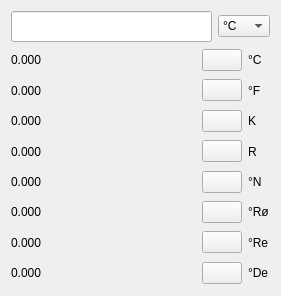
<?xml version="1.0" encoding="UTF-8"?>
<ui version="4.0">
 <class>Widget</class>
 <widget class="QWidget" name="Widget">
  <property name="geometry">
   <rect>
    <x>0</x>
    <y>0</y>
    <width>281</width>
    <height>296</height>
   </rect>
  </property>
  <property name="windowTitle">
   <string>Conversor de temperatura</string>
  </property>
  <layout class="QVBoxLayout" name="verticalLayout">
   <item>
    <layout class="QHBoxLayout" name="horizontalLayout">
     <property name="sizeConstraint">
      <enum>QLayout::SizeConstraint::SetFixedSize</enum>
     </property>
     <item>
      <widget class="QLineEdit" name="lineEdit">
       <property name="font">
        <font>
         <pointsize>14</pointsize>
        </font>
       </property>
      </widget>
     </item>
     <item>
      <widget class="QComboBox" name="comboBox">
       <item>
        <property name="text">
         <string>°C</string>
        </property>
       </item>
       <item>
        <property name="text">
         <string>°F</string>
        </property>
       </item>
       <item>
        <property name="text">
         <string>K</string>
        </property>
       </item>
       <item>
        <property name="text">
         <string>R</string>
        </property>
       </item>
       <item>
        <property name="text">
         <string>°N</string>
        </property>
       </item>
       <item>
        <property name="text">
         <string>°Rø</string>
        </property>
       </item>
       <item>
        <property name="text">
         <string>°Ré</string>
        </property>
       </item>
       <item>
        <property name="text">
         <string>°De</string>
        </property>
       </item>
      </widget>
     </item>
    </layout>
   </item>
   <item>
    <layout class="QGridLayout" name="gridLayout">
     <property name="sizeConstraint">
      <enum>QLayout::SizeConstraint::SetMinimumSize</enum>
     </property>
     <item row="1" column="2">
      <widget class="QLabel" name="label_2">
       <property name="sizePolicy">
        <sizepolicy hsizetype="Fixed" vsizetype="Expanding">
         <horstretch>0</horstretch>
         <verstretch>0</verstretch>
        </sizepolicy>
       </property>
       <property name="text">
        <string>°F</string>
       </property>
      </widget>
     </item>
     <item row="7" column="0">
      <widget class="QLabel" name="labelDe">
       <property name="text">
        <string>0.000</string>
       </property>
      </widget>
     </item>
     <item row="0" column="2">
      <widget class="QLabel" name="label_1">
       <property name="sizePolicy">
        <sizepolicy hsizetype="Fixed" vsizetype="Expanding">
         <horstretch>0</horstretch>
         <verstretch>0</verstretch>
        </sizepolicy>
       </property>
       <property name="text">
        <string>°C</string>
       </property>
      </widget>
     </item>
     <item row="2" column="2">
      <widget class="QLabel" name="label_3">
       <property name="sizePolicy">
        <sizepolicy hsizetype="Fixed" vsizetype="Expanding">
         <horstretch>0</horstretch>
         <verstretch>0</verstretch>
        </sizepolicy>
       </property>
       <property name="text">
        <string>K</string>
       </property>
      </widget>
     </item>
     <item row="5" column="0">
      <widget class="QLabel" name="labelRo">
       <property name="text">
        <string>0.000</string>
       </property>
      </widget>
     </item>
     <item row="6" column="0">
      <widget class="QLabel" name="labelRe">
       <property name="text">
        <string>0.000</string>
       </property>
      </widget>
     </item>
     <item row="5" column="2">
      <widget class="QLabel" name="label_6">
       <property name="sizePolicy">
        <sizepolicy hsizetype="Fixed" vsizetype="Expanding">
         <horstretch>0</horstretch>
         <verstretch>0</verstretch>
        </sizepolicy>
       </property>
       <property name="text">
        <string>°Rø</string>
       </property>
      </widget>
     </item>
     <item row="7" column="2">
      <widget class="QLabel" name="label_8">
       <property name="sizePolicy">
        <sizepolicy hsizetype="Fixed" vsizetype="Expanding">
         <horstretch>0</horstretch>
         <verstretch>0</verstretch>
        </sizepolicy>
       </property>
       <property name="text">
        <string>°De</string>
       </property>
      </widget>
     </item>
     <item row="1" column="0">
      <widget class="QLabel" name="labelF">
       <property name="sizePolicy">
        <sizepolicy hsizetype="Preferred" vsizetype="Expanding">
         <horstretch>0</horstretch>
         <verstretch>0</verstretch>
        </sizepolicy>
       </property>
       <property name="text">
        <string>0.000</string>
       </property>
      </widget>
     </item>
     <item row="3" column="2">
      <widget class="QLabel" name="label_4">
       <property name="sizePolicy">
        <sizepolicy hsizetype="Fixed" vsizetype="Expanding">
         <horstretch>0</horstretch>
         <verstretch>0</verstretch>
        </sizepolicy>
       </property>
       <property name="text">
        <string>R</string>
       </property>
      </widget>
     </item>
     <item row="2" column="0">
      <widget class="QLabel" name="labelK">
       <property name="text">
        <string>0.000</string>
       </property>
      </widget>
     </item>
     <item row="0" column="0">
      <widget class="QLabel" name="labelC">
       <property name="sizePolicy">
        <sizepolicy hsizetype="Preferred" vsizetype="Expanding">
         <horstretch>0</horstretch>
         <verstretch>0</verstretch>
        </sizepolicy>
       </property>
       <property name="text">
        <string>0.000</string>
       </property>
      </widget>
     </item>
     <item row="3" column="0">
      <widget class="QLabel" name="labelR">
       <property name="text">
        <string>0.000</string>
       </property>
      </widget>
     </item>
     <item row="4" column="0">
      <widget class="QLabel" name="labelN">
       <property name="text">
        <string>0.000</string>
       </property>
      </widget>
     </item>
     <item row="4" column="2">
      <widget class="QLabel" name="label_5">
       <property name="sizePolicy">
        <sizepolicy hsizetype="Fixed" vsizetype="Expanding">
         <horstretch>0</horstretch>
         <verstretch>0</verstretch>
        </sizepolicy>
       </property>
       <property name="text">
        <string>°N</string>
       </property>
      </widget>
     </item>
     <item row="6" column="2">
      <widget class="QLabel" name="label_7">
       <property name="sizePolicy">
        <sizepolicy hsizetype="Fixed" vsizetype="Expanding">
         <horstretch>0</horstretch>
         <verstretch>0</verstretch>
        </sizepolicy>
       </property>
       <property name="text">
        <string>°Re</string>
       </property>
      </widget>
     </item>
     <item row="0" column="1">
      <widget class="QPushButton" name="pushButton">
       <property name="sizePolicy">
        <sizepolicy hsizetype="Fixed" vsizetype="Fixed">
         <horstretch>0</horstretch>
         <verstretch>0</verstretch>
        </sizepolicy>
       </property>
       <property name="text">
        <string/>
       </property>
       <property name="icon">
        <iconset theme="QIcon::ThemeIcon::EditCopy"/>
       </property>
      </widget>
     </item>
     <item row="1" column="1">
      <widget class="QPushButton" name="pushButton_2">
       <property name="sizePolicy">
        <sizepolicy hsizetype="Fixed" vsizetype="Fixed">
         <horstretch>0</horstretch>
         <verstretch>0</verstretch>
        </sizepolicy>
       </property>
       <property name="text">
        <string/>
       </property>
       <property name="icon">
        <iconset theme="QIcon::ThemeIcon::EditCopy"/>
       </property>
      </widget>
     </item>
     <item row="2" column="1">
      <widget class="QPushButton" name="pushButton_3">
       <property name="sizePolicy">
        <sizepolicy hsizetype="Fixed" vsizetype="Fixed">
         <horstretch>0</horstretch>
         <verstretch>0</verstretch>
        </sizepolicy>
       </property>
       <property name="text">
        <string/>
       </property>
       <property name="icon">
        <iconset theme="QIcon::ThemeIcon::EditCopy"/>
       </property>
      </widget>
     </item>
     <item row="3" column="1">
      <widget class="QPushButton" name="pushButton_4">
       <property name="sizePolicy">
        <sizepolicy hsizetype="Fixed" vsizetype="Fixed">
         <horstretch>0</horstretch>
         <verstretch>0</verstretch>
        </sizepolicy>
       </property>
       <property name="text">
        <string/>
       </property>
       <property name="icon">
        <iconset theme="QIcon::ThemeIcon::EditCopy"/>
       </property>
      </widget>
     </item>
     <item row="4" column="1">
      <widget class="QPushButton" name="pushButton_5">
       <property name="sizePolicy">
        <sizepolicy hsizetype="Fixed" vsizetype="Fixed">
         <horstretch>0</horstretch>
         <verstretch>0</verstretch>
        </sizepolicy>
       </property>
       <property name="text">
        <string/>
       </property>
       <property name="icon">
        <iconset theme="QIcon::ThemeIcon::EditCopy"/>
       </property>
      </widget>
     </item>
     <item row="5" column="1">
      <widget class="QPushButton" name="pushButton_6">
       <property name="sizePolicy">
        <sizepolicy hsizetype="Fixed" vsizetype="Fixed">
         <horstretch>0</horstretch>
         <verstretch>0</verstretch>
        </sizepolicy>
       </property>
       <property name="text">
        <string/>
       </property>
       <property name="icon">
        <iconset theme="QIcon::ThemeIcon::EditCopy"/>
       </property>
      </widget>
     </item>
     <item row="6" column="1">
      <widget class="QPushButton" name="pushButton_7">
       <property name="sizePolicy">
        <sizepolicy hsizetype="Fixed" vsizetype="Fixed">
         <horstretch>0</horstretch>
         <verstretch>0</verstretch>
        </sizepolicy>
       </property>
       <property name="text">
        <string/>
       </property>
       <property name="icon">
        <iconset theme="QIcon::ThemeIcon::EditCopy"/>
       </property>
      </widget>
     </item>
     <item row="7" column="1">
      <widget class="QPushButton" name="pushButton_8">
       <property name="sizePolicy">
        <sizepolicy hsizetype="Fixed" vsizetype="Fixed">
         <horstretch>0</horstretch>
         <verstretch>0</verstretch>
        </sizepolicy>
       </property>
       <property name="text">
        <string/>
       </property>
       <property name="icon">
        <iconset theme="QIcon::ThemeIcon::EditCopy"/>
       </property>
      </widget>
     </item>
    </layout>
   </item>
  </layout>
 </widget>
 <resources/>
 <connections/>
</ui>
